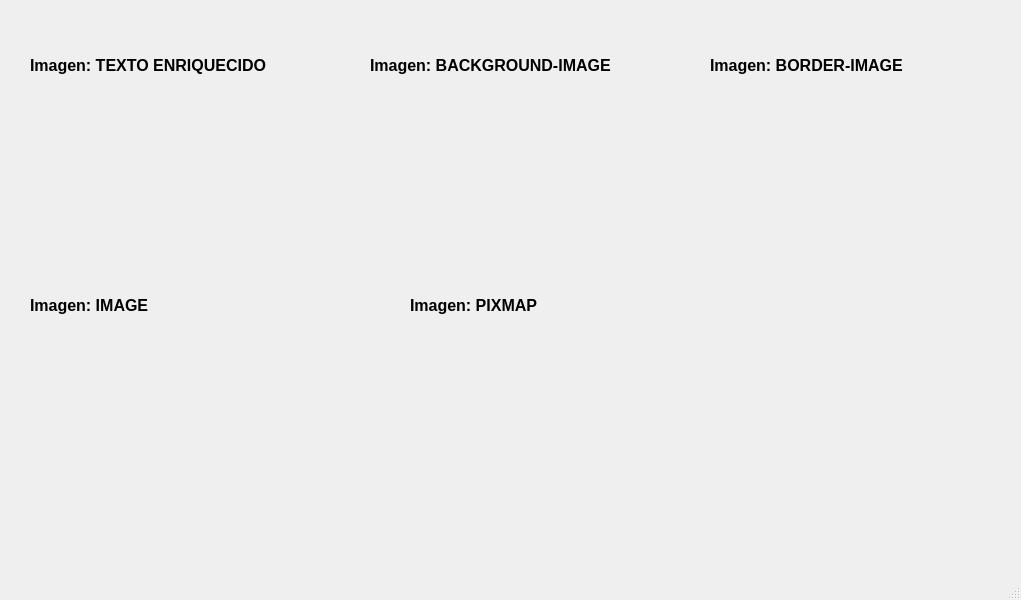
<?xml version="1.0" encoding="UTF-8"?>
<ui version="4.0">
 <class>MainWindow</class>
 <widget class="QMainWindow" name="MainWindow">
  <property name="geometry">
   <rect>
    <x>0</x>
    <y>0</y>
    <width>1021</width>
    <height>600</height>
   </rect>
  </property>
  <property name="windowTitle">
   <string>MainWindow</string>
  </property>
  <widget class="QWidget" name="centralwidget">
   <widget class="QLabel" name="label">
    <property name="geometry">
     <rect>
      <x>50</x>
      <y>100</y>
      <width>271</width>
      <height>151</height>
     </rect>
    </property>
    <property name="text">
     <string>&lt;html&gt;&lt;head/&gt;&lt;body&gt;&lt;p&gt;&lt;img src=&quot;:/Principal/broly.jpg&quot;/&gt;&lt;/p&gt;&lt;/body&gt;&lt;/html&gt;</string>
    </property>
   </widget>
   <widget class="QLabel" name="label_2">
    <property name="geometry">
     <rect>
      <x>30</x>
      <y>40</y>
      <width>321</width>
      <height>51</height>
     </rect>
    </property>
    <property name="font">
     <font>
      <pointsize>12</pointsize>
      <weight>75</weight>
      <bold>true</bold>
     </font>
    </property>
    <property name="text">
     <string>Imagen: TEXTO ENRIQUECIDO</string>
    </property>
   </widget>
   <widget class="QLabel" name="label_3">
    <property name="geometry">
     <rect>
      <x>370</x>
      <y>40</y>
      <width>321</width>
      <height>51</height>
     </rect>
    </property>
    <property name="font">
     <font>
      <pointsize>12</pointsize>
      <weight>75</weight>
      <bold>true</bold>
     </font>
    </property>
    <property name="text">
     <string>Imagen: BACKGROUND-IMAGE</string>
    </property>
   </widget>
   <widget class="QLabel" name="label_4">
    <property name="geometry">
     <rect>
      <x>390</x>
      <y>100</y>
      <width>271</width>
      <height>151</height>
     </rect>
    </property>
    <property name="styleSheet">
     <string notr="true">background-image: url(:/Principal/broly.jpg);</string>
    </property>
    <property name="text">
     <string>&lt;html&gt;&lt;head/&gt;&lt;body&gt;&lt;p&gt;&lt;br/&gt;&lt;/p&gt;&lt;/body&gt;&lt;/html&gt;</string>
    </property>
   </widget>
   <widget class="QLabel" name="label_5">
    <property name="geometry">
     <rect>
      <x>730</x>
      <y>100</y>
      <width>271</width>
      <height>151</height>
     </rect>
    </property>
    <property name="styleSheet">
     <string notr="true">border-image: url(:/Principal/broly.jpg);</string>
    </property>
    <property name="text">
     <string>&lt;html&gt;&lt;head/&gt;&lt;body&gt;&lt;p&gt;&lt;br/&gt;&lt;/p&gt;&lt;/body&gt;&lt;/html&gt;</string>
    </property>
   </widget>
   <widget class="QLabel" name="label_6">
    <property name="geometry">
     <rect>
      <x>710</x>
      <y>40</y>
      <width>321</width>
      <height>51</height>
     </rect>
    </property>
    <property name="font">
     <font>
      <pointsize>12</pointsize>
      <weight>75</weight>
      <bold>true</bold>
     </font>
    </property>
    <property name="text">
     <string>Imagen: BORDER-IMAGE</string>
    </property>
   </widget>
   <widget class="QLabel" name="label_7">
    <property name="geometry">
     <rect>
      <x>30</x>
      <y>280</y>
      <width>321</width>
      <height>51</height>
     </rect>
    </property>
    <property name="font">
     <font>
      <pointsize>12</pointsize>
      <weight>75</weight>
      <bold>true</bold>
     </font>
    </property>
    <property name="text">
     <string>Imagen: IMAGE</string>
    </property>
   </widget>
   <widget class="QLabel" name="label_8">
    <property name="geometry">
     <rect>
      <x>50</x>
      <y>340</y>
      <width>271</width>
      <height>151</height>
     </rect>
    </property>
    <property name="styleSheet">
     <string notr="true">image: url(:/Principal/broly.jpg);</string>
    </property>
    <property name="text">
     <string>&lt;html&gt;&lt;head/&gt;&lt;body&gt;&lt;p&gt;&lt;br/&gt;&lt;/p&gt;&lt;/body&gt;&lt;/html&gt;</string>
    </property>
   </widget>
   <widget class="QLabel" name="label_9">
    <property name="geometry">
     <rect>
      <x>410</x>
      <y>280</y>
      <width>321</width>
      <height>51</height>
     </rect>
    </property>
    <property name="font">
     <font>
      <pointsize>12</pointsize>
      <weight>75</weight>
      <bold>true</bold>
     </font>
    </property>
    <property name="text">
     <string>Imagen: PIXMAP</string>
    </property>
   </widget>
   <widget class="QLabel" name="label_10">
    <property name="geometry">
     <rect>
      <x>430</x>
      <y>340</y>
      <width>271</width>
      <height>151</height>
     </rect>
    </property>
    <property name="font">
     <font>
      <pointsize>1</pointsize>
     </font>
    </property>
    <property name="styleSheet">
     <string notr="true"/>
    </property>
    <property name="text">
     <string/>
    </property>
    <property name="pixmap">
     <pixmap resource="archivo_recursos.qrc">:/Principal/broly.jpg</pixmap>
    </property>
    <property name="scaledContents">
     <bool>true</bool>
    </property>
   </widget>
   <widget class="QLabel" name="label_11">
    <property name="geometry">
     <rect>
      <x>750</x>
      <y>310</y>
      <width>241</width>
      <height>181</height>
     </rect>
    </property>
    <property name="text">
     <string/>
    </property>
    <property name="pixmap">
     <pixmap resource="archivo_recursos.qrc">:/Principal/vegeta.jpg</pixmap>
    </property>
    <property name="scaledContents">
     <bool>true</bool>
    </property>
   </widget>
  </widget>
  <widget class="QMenuBar" name="menubar">
   <property name="geometry">
    <rect>
     <x>0</x>
     <y>0</y>
     <width>1021</width>
     <height>26</height>
    </rect>
   </property>
  </widget>
  <widget class="QStatusBar" name="statusbar"/>
 </widget>
 <resources>
  <include location="archivo_recursos.qrc"/>
 </resources>
 <connections/>
</ui>
